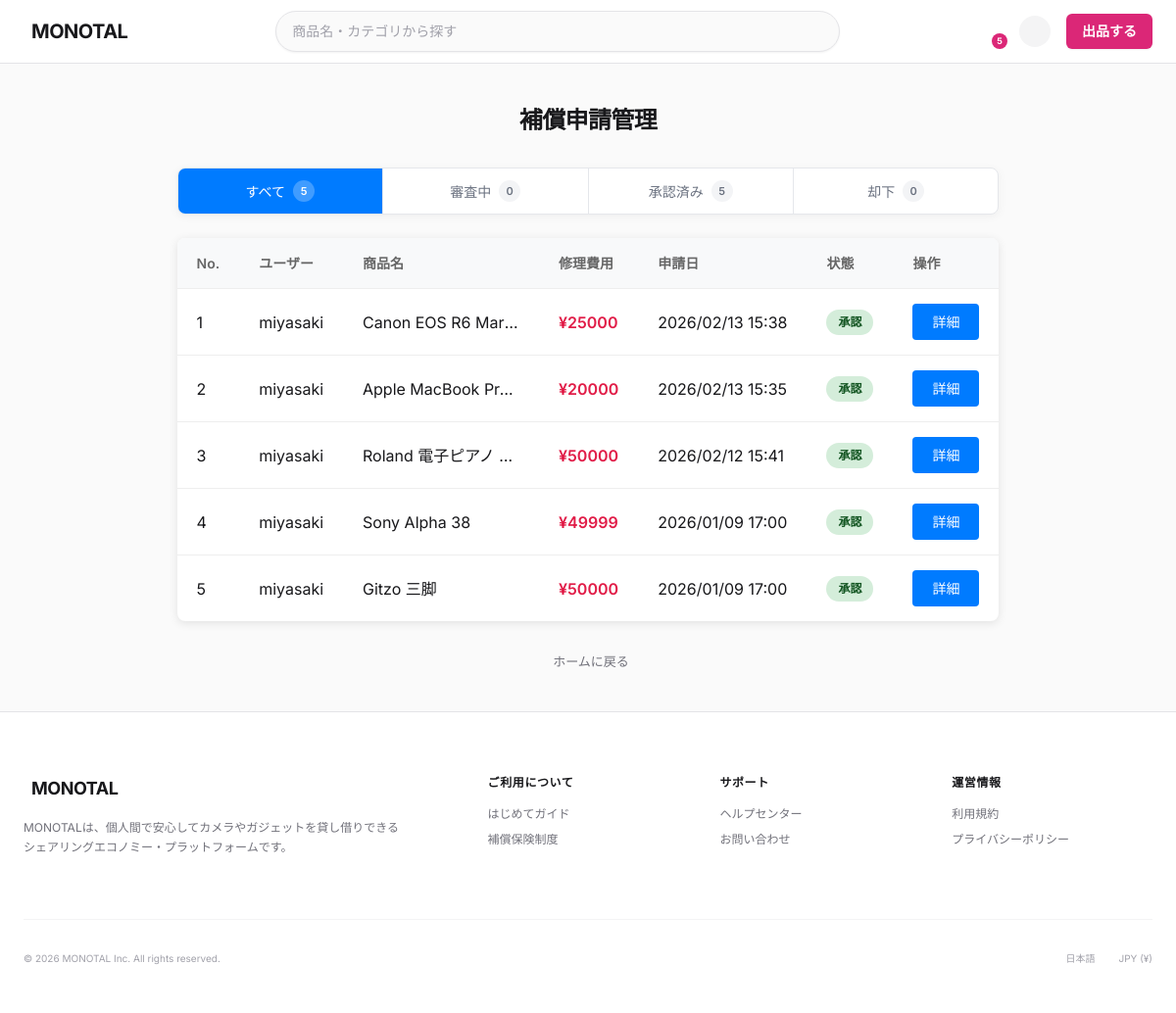
Page /monotal/admin/insurance/claims/ (signed in) on the earlier database version.
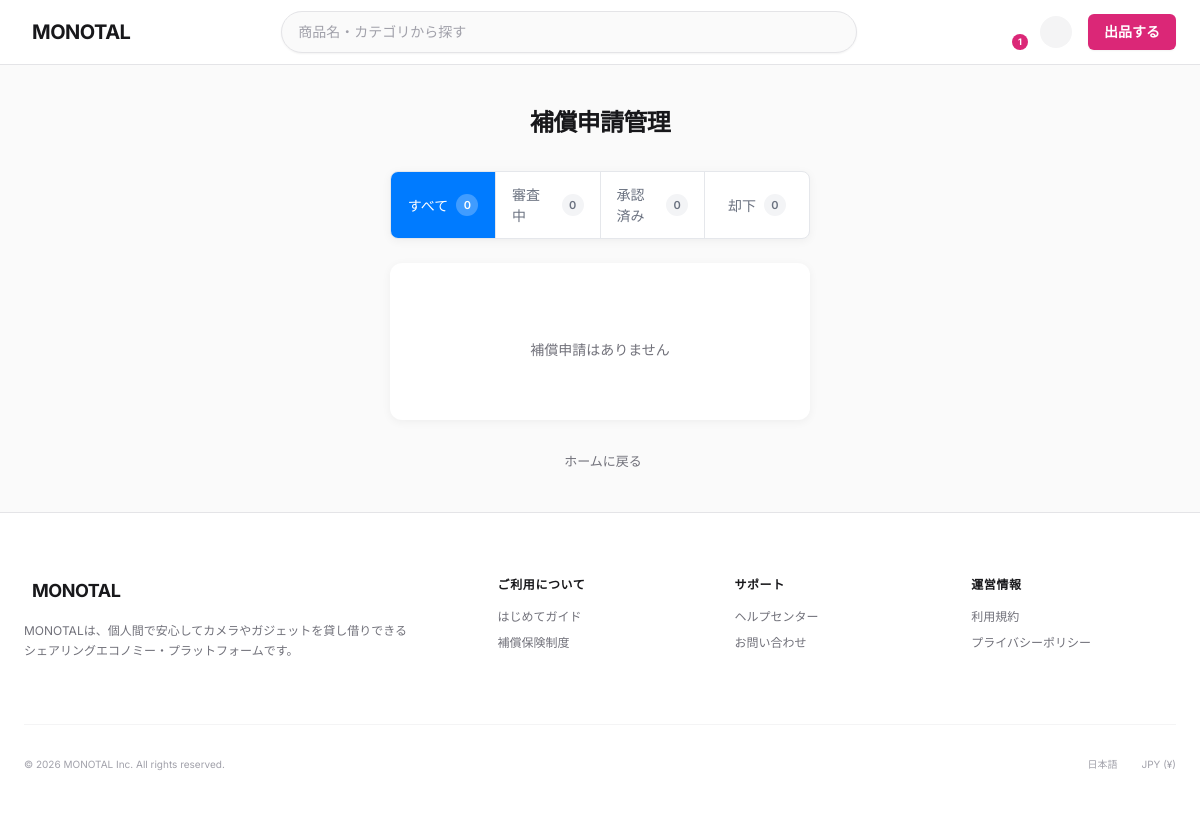
Same page on the later database version.
### monotal/models.py (models this page shows, shortened)
class InsuranceClaim(models.Model):
    claim_id = models.AutoField(primary_key=True)
    user = models.ForeignKey(
        User,
        on_delete=models.CASCADE,
        db_column='user_id'
    )
    rental_history = models.ForeignKey(
        RentalHistory,
        on_delete=models.PROTECT,
        db_column='rental_history_id',
        null=True,
        blank=True
    )
    product = models.ForeignKey(
        Product,
        on_delete=models.PROTECT,
        db_column='product_id'
    )
    insurance_claim_status = models.ForeignKey(
        InsuranceClaimStatus,
        on_delete=models.PROTECT,
        db_column='insurance_claim_status_id'
    )
    claim_description = models.TextField()  # 破損内容
    repair_cost = models.DecimalField(max_digits=10, decimal_places=0)  # 修理費用
    claim_datetime = models.DateTimeField(auto_now_add=True)
    approval_datetime = models.DateTimeField(null=True, blank=True)
    rejection_datetime = models.DateTimeField(null=True, blank=True)
    rejection_reason = models.CharField(max_length=500, null=True, blank=True)
    class Meta:
        db_table = 'T_InsuranceClaim'
        verbose_name = '補償申請'
        verbose_name_plural = '補償申請'

class User(AbstractBaseUser, PermissionsMixin):
    user_id = models.AutoField(primary_key=True)
    user_name = models.CharField(max_length=100)
    display_name = models.CharField(max_length=100)
    email = models.EmailField(max_length=255)
    phone_number = models.CharField(max_length=20, default='')
    password_hash = models.CharField(max_length=255)
    login_attempt_count = models.IntegerField(default=0)
    last_login_datetime = models.DateTimeField(null=True, blank=True)
    user_status = models.ForeignKey(
        UserStatus,
        on_delete=models.PROTECT,
        db_column='user_status_id'
    )
    register_datetime = models.DateTimeField(auto_now_add=True)
    update_datetime = models.DateTimeField(auto_now=True)
    delete_datetime = models.DateTimeField(null=True, blank=True)
    user_image = models.ImageField(upload_to='user_images/', null=True, blank=True)
    bio = models.CharField(max_length=160, blank=True, default='')  # 自己紹介文（Twitter仕様: 160文字）
    is_staff = models.BooleanField(default=False)
    is_active = models.BooleanField(default=True)
    objects = UserManager()
    USERNAME_FIELD = 'email'
    REQUIRED_FIELDS = ['user_name', 'display_name']
    class Meta:
        db_table = 'T_User'
        verbose_name = 'ユーザー'
        verbose_name_plural = 'ユーザー'

class Product(models.Model):
    product_id = models.AutoField(primary_key=True)
    product_name = models.CharField(max_length=200)
    product_description = models.CharField(max_length=2000, null=True, blank=True)
    shipping_days = models.ForeignKey(
        ShippingDays,
        on_delete=models.PROTECT,
        db_column='shipping_days_id',
        null=True,
        blank=True
    )
    shipping_burden = models.ForeignKey(
        ShippingBurden,
        on_delete=models.PROTECT,
        db_column='shipping_burden_id',
        null=True,
        blank=True
    )
    product_condition = models.ForeignKey(
        ProductCondition,
        on_delete=models.PROTECT,
        db_column='product_condition_id'
    )
    product_status = models.ForeignKey(
        ProductStatus,
        on_delete=models.PROTECT,
        db_column='product_status_id'
    )
    product_category = models.ForeignKey(
        ProductCategory,
        on_delete=models.PROTECT,
        db_column='product_category_id'
    )
    rental_days = models.IntegerField()
    rental_fee = models.DecimalField(max_digits=10, decimal_places=2)
    contract_datetime = models.DateTimeField(null=True, blank=True)
    listing_stop_datetime = models.DateTimeField(null=True, blank=True)
    user = models.ForeignKey(
        User,
        on_delete=models.CASCADE,
        related_name='products',
        db_column='user_id'
    )
    shipping_address = models.ForeignKey(
        UserAddress,
        on_delete=models.SET_NULL,
        null=True,
        blank=True,
        related_name='products_as_shipping',
        db_column='shipping_address_id'
    )
    shipping_prefecture = models.ForeignKey(
        Prefecture,
        on_delete=models.SET_NULL,
        null=True,
        blank=True,
        related_name='products_as_shipping',
        db_column='shipping_prefecture_id'
    )
    register_datetime = models.DateTimeField(auto_now_add=True)
    update_datetime = models.DateTimeField(auto_now=True)
    delete_datetime = models.DateTimeField(null=True, blank=True)
    class Meta:
        db_table = 'T_Product'
        verbose_name = '商品'
        verbose_name_plural = '商品'

### monotal/views_insurance.py (the view)
# urls.py: path('admin/insurance/claims/', views.admin_insurance_claims, name='admin_insurance_claims'),
@login_required
def admin_insurance_claims(request):
    if not request.user.is_staff:
        messages.error(request, '管理者権限が必要です')
        return redirect('index')
    all_claims = InsuranceClaim.objects.all().select_related(
        'user', 'product', 'rental_history', 'insurance_claim_status'
    ).order_by('-claim_datetime')
    total_count = all_claims.count()
    pending_count = all_claims.filter(insurance_claim_status_id=1).count()
    approved_count = all_claims.filter(insurance_claim_status_id=2).count()
    rejected_count = all_claims.filter(insurance_claim_status_id=3).count()
    status_filter = request.GET.get('status', 'all')
    if status_filter == 'pending':
        claims = all_claims.filter(insurance_claim_status_id=1)
    elif status_filter == 'approved':
        claims = all_claims.filter(insurance_claim_status_id=2)
    elif status_filter == 'rejected':
        claims = all_claims.filter(insurance_claim_status_id=3)
    else:
        claims = all_claims
        status_filter = 'all'
    context = {
        'claims': claims,
        'current_filter': status_filter,
        'total_count': total_count,
        'pending_count': pending_count,
        'approved_count': approved_count,
        'rejected_count': rejected_count,
    }
    return render(request, 'admin/insurance_claims.html', context)

### templates/admin/insurance_claims.html (shortened to what this page needs)
{% extends 'base.html' %}
{% load static %}
{% block extra_css %}
<link rel="stylesheet" type="text/css" href="{% static 'css/admin_verification.css' %}">
<link rel="stylesheet" type="text/css" href="{% static 'css/admin_insurance.css' %}">
{% endblock %}
{% block content %}
<div class="admin-container">
    <div class="page-header">
        <h1 class="page-title">補償申請管理</h1>
    </div>
    <div class="filter-tabs">
        <a href="?status=all" class="filter-tab {% if current_filter == 'all' %}active{% endif %}">
            すべて <span class="tab-count">{{ total_count }}</span>
        </a>
        <a href="?status=pending" class="filter-tab {% if current_filter == 'pending' %}active{% endif %}">
            審査中 <span class="tab-count">{{ pending_count }}</span>
        </a>
        <a href="?status=approved" class="filter-tab {% if current_filter == 'approved' %}active{% endif %}">
            承認済み <span class="tab-count">{{ approved_count }}</span>
        </a>
        <a href="?status=rejected" class="filter-tab {% if current_filter == 'rejected' %}active{% endif %}">
            却下 <span class="tab-count">{{ rejected_count }}</span>
        </a>
    </div>
    {% if claims %}
    <table class="verification-table">
        <thead>
            <tr>
                <th>No.</th>
                <th>ユーザー</th>
                <th>商品名</th>
                <th>修理費用</th>
                <th>申請日</th>
                <th>状態</th>
                <th>操作</th>
            </tr>
        </thead>
        <tbody>
            {% for claim in claims %}
            <tr>
                <td>{{ forloop.counter }}</td>
                <td>{{ claim.user.display_name }}</td>
                <td class="product-name-cell">{{ claim.product.product_name }}</td>
                <td class="repair-cost-cell">¥{{ claim.repair_cost|floatformat:0 }}</td>
                <td>{{ claim.claim_datetime|date:"Y/m/d H:i" }}</td>
                <td>
                    {% if claim.insurance_claim_status.insurance_claim_status_id == 1 %}
                        <span class="status-badge pending">審査中</span>
                    {% elif claim.insurance_claim_status.insurance_claim_status_id == 2 %}
                        <span class="status-badge approved">承認</span>
                    {% else %}
                        <span class="status-badge rejected">却下</span>
                    {% endif %}
                </td>
                <td>
                    <a href="{% url 'admin_insurance_claim_detail' claim.claim_id %}" class="btn-review">
                        {% if claim.insurance_claim_status.insurance_claim_status_id == 1 %}審査{% else %}詳細{% endif %}
                    </a>
                </td>
            </tr>
            {% endfor %}
        </tbody>
    </table>
    {% else %}
    <div class="empty-message">
        <p>
            {% if current_filter == 'pending' %}審査待ちの補償申請はありません
            {% elif current_filter == 'approved' %}承認済みの補償申請はありません
            {% elif current_filter == 'rejected' %}却下された補償申請はありません
            {% else %}補償申請はありません
            {% endif %}
        </p>
    </div>
    {% endif %}
    <p class="back-link">
        <a href="{% url 'index' %}">
            ホームに戻る
        </a>
    </p>
</div>
{% endblock %}

### templates/base.html (shortened to what this page needs)
<!DOCTYPE html>
<html lang="ja">
<head>
    <script src="https://cdn.tailwindcss.com"></script>
    {% block extra_css %}{% endblock %}
</head>
<body class="bg-zinc-50 text-zinc-900 antialiased selection:bg-pink-600 selection:text-white flex flex-col min-h-screen pb-20 md:pb-0">
    <header class="sticky top-0 z-50 w-full border-b border-zinc-200 bg-white/95 backdrop-blur-md">
        <div class="mx-auto flex h-16 max-w-[1200px] items-center justify-between gap-6 px-4 lg:px-6">
            <a href="{% url 'index' %}" class="flex-shrink-0 group flex items-center gap-2">
                <span class="text-xl font-bold tracking-tight text-zinc-900 uppercase group-hover:text-pink-600 transition-colors">MONOTAL</span>
            </a>
            <form method="GET" action="{% url 'product_list' %}" class="hidden md:flex flex-1 max-w-xl relative" id="header-search-form">
                <div class="flex-1 relative">
                    <input
                        type="text"
                        name="q"
                        id="header-search-input"
                        value="{{ request.GET.q|default:'' }}"
                        placeholder="商品名・カテゴリから探す"
                        autocomplete="off"
                        class="w-full rounded-full border border-zinc-200 bg-zinc-50 py-2.5 pl-4 pr-10 text-sm text-zinc-900 placeholder-zinc-400 focus:border-pink-600 focus:ring-1 focus:ring-pink-600 focus:outline-none focus:bg-white transition-all shadow-sm"
                    >
                </div>
            </form>
            <div class="flex items-center gap-3 lg:gap-4">
                {% if user.is_authenticated %}
                    <div class="relative" id="notification-dropdown-container">
                        <button id="notification-dropdown-btn" class="relative text-zinc-500 hover:text-zinc-900 transition-colors">
                            {% if unread_notification_count > 0 %}
                            <span id="notification-badge" class="absolute -top-1 -right-1 h-4 w-4 rounded-full bg-pink-600 text-[9px] font-bold text-white flex items-center justify-center">{{ unread_notification_count }}</span>
                            {% endif %}
                        </button>
                    </div>
                    <div class="relative" id="profile-dropdown-container">
                        <button id="profile-dropdown-btn" class="h-8 w-8 rounded-full bg-zinc-100 flex items-center justify-center overflow-hidden hover:ring-2 hover:ring-pink-600 transition-all">
                        </button>
                    </div>
                    <a href="{% url 'create_sell' %}" class="rounded-md bg-pink-600 px-4 py-2 text-sm font-semibold text-white transition-all hover:bg-pink-700 shadow-sm flex items-center gap-2">
                        <span>出品<span class="hidden lg:inline">する</span></span>
                    </a>
                {% endif %}
            </div>
        </div>
    </header>
    {% block content %}{% endblock %}
    <footer class="border-t border-zinc-200 bg-white pt-16 pb-24 md:pb-12 mt-auto">
        <div class="mx-auto max-w-[1200px] px-6">
            <div class="grid grid-cols-2 md:grid-cols-4 lg:grid-cols-5 gap-8 mb-16">
                <div class="col-span-2 space-y-4">
                    <a href="{% url 'index' %}" class="flex items-center gap-2 mb-4">
                        <span class="text-lg font-bold tracking-tight text-zinc-900 uppercase">MONOTAL</span>
                    </a>
                    <p class="text-xs text-zinc-500 leading-relaxed max-w-sm">
                        MONOTALは、個人間で安心してカメラやガジェットを貸し借りできるシェアリングエコノミー・プラットフォームです。
                    </p>
                </div>
                <div>
                    <h4 class="text-xs font-semibold text-zinc-900 mb-4 uppercase tracking-wider">ご利用について</h4>
                    <ul class="space-y-2.5 text-xs text-zinc-500 font-medium">
                        <li><a href="#" class="hover:text-pink-600 transition-colors">はじめてガイド</a></li>
                        <li><a href="#" class="hover:text-pink-600 transition-colors">補償保険制度</a></li>
                    </ul>
                </div>
                <div>
                    <h4 class="text-xs font-semibold text-zinc-900 mb-4 uppercase tracking-wider">サポート</h4>
                    <ul class="space-y-2.5 text-xs text-zinc-500 font-medium">
                        <li><a href="#" class="hover:text-pink-600 transition-colors">ヘルプセンター</a></li>
                        <li><a href="#" class="hover:text-pink-600 transition-colors">お問い合わせ</a></li>
                    </ul>
                </div>
                <div>
                     <h4 class="text-xs font-semibold text-zinc-900 mb-4 uppercase tracking-wider">運営情報</h4>
                    <ul class="space-y-2.5 text-xs text-zinc-500 font-medium">
                        <li><a href="#" class="hover:text-pink-600 transition-colors">利用規約</a></li>
                        <li><a href="#" class="hover:text-pink-600 transition-colors">プライバシーポリシー</a></li>
                    </ul>
                </div>
            </div>
            <div class="border-t border-zinc-100 pt-8 flex flex-col md:flex-row justify-between items-center gap-4">
                <p class="text-[10px] text-zinc-400">© 2026 MONOTAL Inc. All rights reserved.</p>
                <div class="flex items-center gap-6">
                    <span class="text-[10px] text-zinc-400">日本語</span>
                    <span class="text-[10px] text-zinc-400">JPY (¥)</span>
                </div>
            </div>
        </div>
    </footer>
    {% load static %}
</body>
</html>

Differences in the rows shown:
removed InsuranceClaim: user.display_name "miyasaki", product.product_name "Canon EOS R6 Mar…", repair_cost "25000", claim_datetime "2026/02/13 15:38", shows "承認", shows "詳細"
removed InsuranceClaim: user.display_name "miyasaki", product.product_name "Apple MacBook Pr…", repair_cost "20000", claim_datetime "2026/02/13 15:35", shows "承認", shows "詳細"
removed InsuranceClaim: user.display_name "miyasaki", product.product_name "Roland 電子ピアノ…", repair_cost "50000", claim_datetime "2026/02/12 15:41", shows "承認", shows "詳細"
removed InsuranceClaim: user.display_name "miyasaki", product.product_name "Sony Alpha 38", repair_cost "49999", claim_datetime "2026/01/09 17:00", shows "承認", shows "詳細"
removed InsuranceClaim: user.display_name "miyasaki", product.product_name "Gitzo 三脚", repair_cost "50000", claim_datetime "2026/01/09 17:00", shows "承認", shows "詳細"
Other differences:
{{ unread_notification_count }}: "5" → "1"
{{ total_count }}: "5" → "0"
{{ approved_count }}: "5" → "0"
text no longer shown: "No. ユーザー 商品名 修理費用 申請日 状態 操作"
text now shown: "補償申請はありません"
